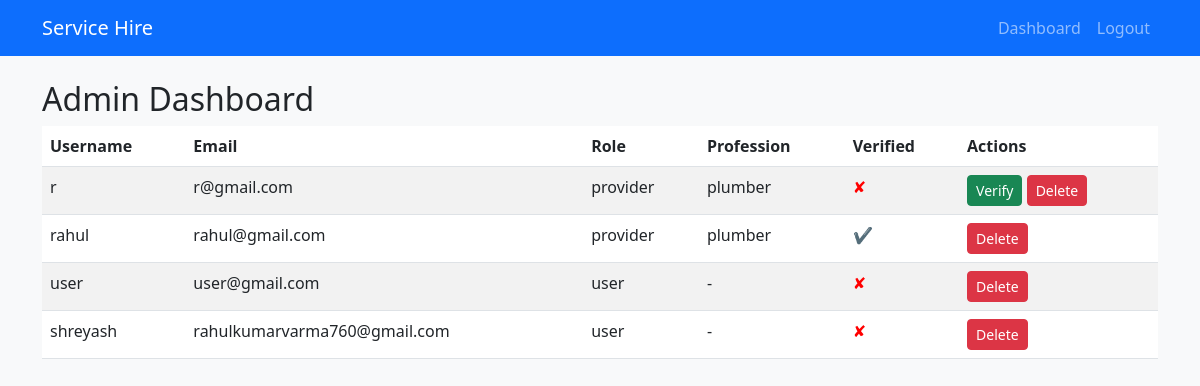
The app's page /admin/dashboard (signed in) with its own data.
### app/models.py (models this page shows, shortened)
class User(UserMixin, db.Model):
    id = db.Column(db.Integer, primary_key=True)
    role = db.Column(db.String(20))  # 'user', 'provider', 'admin'
    username = db.Column(db.String(50), unique=True, nullable=False)
    email = db.Column(db.String(100), unique=True)
    password = db.Column(db.String(200))
    contact = db.Column(db.String(20))
    profession = db.Column(db.String(50))  # For providers only
    verified = db.Column(db.Boolean, default=False)
    about = db.Column(db.Text)
    created_at = db.Column(db.DateTime, default=datetime.utcnow)
    profile = db.relationship('ProviderProfile', backref='user', uselist=False)
    is_email_verified = db.Column(db.Boolean, default=False)

### app/routes/admin_routes.py (the view)
@admin.route('/dashboard')
@login_required
def dashboard():
    if current_user.role != 'admin':
        return "Unauthorized", 403
    users = User.query.filter(User.role != 'admin').all()
    return render_template('admin/dashboard.html', users=users)

### app/__init__.py (called while the page is built)
@login_manager.user_loader
def load_user(user_id):
    return User.query.get(int(user_id))

### app/templates/admin/dashboard.html (shortened to what this page needs)
{% extends 'base.html' %}
{% block content %}
<h2>Admin Dashboard</h2>
<table class="table table-striped">
    <thead>
        <tr>
            <th>Username</th>
            <th>Email</th>
            <th>Role</th>
            <th>Profession</th>
            <th>Verified</th>
            <th>Actions</th>
        </tr>
    </thead>
    <tbody>
        {% for user in users %}
        <tr>
            <td>{{ user.username }}</td>
            <td>{{ user.email }}</td>
            <td>{{ user.role }}</td>
            <td>{{ user.profession or '-' }}</td>
            <td>
                {% if user.verified %}
                    <span style="color:blue;">&#10004;</span>
                {% else %}
                    <span style="color:red;">&#10008;</span>
                {% endif %}
            </td>
            <td>
                {% if user.role == 'provider' and not user.verified %}
                    <a href="{{ url_for('admin.verify', user_id=user.id) }}" class="btn btn-sm btn-success">Verify</a>
                {% endif %}
                <a href="{{ url_for('admin.delete_user', user_id=user.id) }}" class="btn btn-sm btn-danger" onclick="return confirm('Delete user?')">Delete</a>
            </td>
        </tr>
        {% endfor %}
    </tbody>
</table>
{% endblock %}

### app/static/css/styles.css (style rules this page uses)
body { background: #f8f9fa; }

### records on screen
User: username "r", email "r@gmail.com", role "provider", profession "plumber"
User: username "rahul", email "rahul@gmail.com", role "provider", profession "plumber"
User: username "user", email "user@gmail.com", role "user", profession "-"
User: username "shreyash", email "rahulkumarvarma760@gmail.com", role "user", profession "-"
